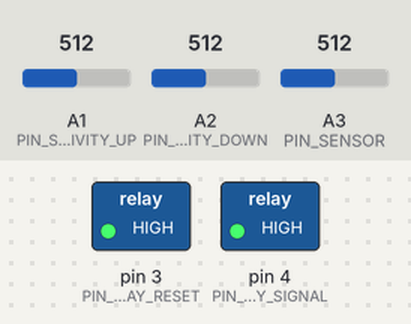
A sketch run on a simulated Arduino Nano, built with avr-gcc and run on an emulated ATmega328P. Shown: switched loads named in the sketch (green lamp = pin HIGH). The test bench sets the inputs (shaded band); at power-on: A1 (PIN_SENSITIVITY_UP) = 512, A2 (PIN_SENSITIVITY_DOWN) = 512, A3 (PIN_SENSOR) = 512.

Above: at 11.0 s.
At 24.85 s:
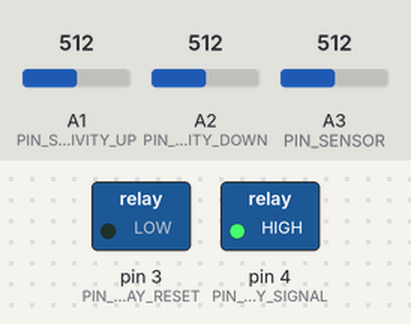
At 36.7 s:
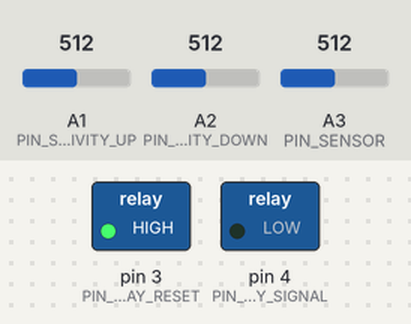
Timing chart, 0 to 40.0 s (numbered marks = the images above):
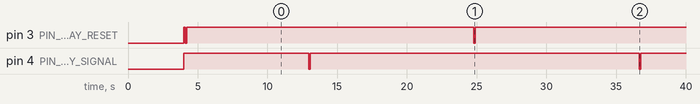

The sketch:

SolarSwitch.ino
```cpp
#include <LowPower.h>

#define PIN_SENSITIVITY_UP A1
#define PIN_SENSITIVITY_DOWN A2
#define PIN_SENSOR A3

#define PIN_RELAY_SIGNAL 4
#define PIN_RELAY_RESET 3

#define AVERAGE_TIMES 5
#define AVERAGE_DELAY 250

//#define DEBUG

bool isUp = false;

void setup() {
#ifdef DEBUG
	Serial.begin(115200);
	Serial.println("Initializing...!");
#endif
	delay(4000);

	pinMode(PIN_RELAY_SIGNAL, OUTPUT);
	digitalWrite(PIN_RELAY_SIGNAL, 1);
	pinMode(PIN_RELAY_RESET, OUTPUT);
	digitalWrite(PIN_RELAY_RESET, 1);

	delay(100);
	digitalWrite(PIN_RELAY_RESET, 0);
	delay(100);
	digitalWrite(PIN_RELAY_RESET, 1);

	delay(5000);

#ifdef DEBUG
	Serial.println("System active.");
#endif
}

void loop() {
	uint16_t sensorValue = getReadingAvg(PIN_SENSOR);
	uint16_t sensitivityDownValue = getReadingAvg(PIN_SENSITIVITY_DOWN);
	uint16_t sensitivityUpValue = getReadingAvg(PIN_SENSITIVITY_UP);

#ifdef DEBUG
	Serial.print("Up sense: ");
	Serial.print(sensitivityUpValue);
	Serial.print(". Down sense: ");
	Serial.print(sensitivityDownValue);
	Serial.print(". Sense: ");
	Serial.println(sensorValue);
#endif

	if (isUp) {
		if (sensorValue <= sensitivityDownValue) {
#ifdef DEBUG
			Serial.println("Relay off");
#endif
			isUp = false;
			digitalWrite(PIN_RELAY_RESET, 0);
			delay(100);
			digitalWrite(PIN_RELAY_RESET, 1);
		}
	}
	else {
		if (sensorValue >= sensitivityUpValue) {
#ifdef DEBUG
			Serial.println("Relay on");
#endif
			isUp = true;
			digitalWrite(PIN_RELAY_SIGNAL, 0);
			delay(100);
			digitalWrite(PIN_RELAY_SIGNAL, 1);
		}
	}

	LowPower.idle(SLEEP_8S, ADC_OFF, TIMER2_OFF, TIMER1_OFF, TIMER0_OFF, SPI_OFF, USART0_OFF, TWI_OFF);
}

int getReadingAvg(uint16_t pin) {
	uint16_t total = 0;
	for (int i = 0; i < AVERAGE_TIMES; i++) {
		total += analogRead(pin);
		delay(AVERAGE_DELAY);
	}
	return total / AVERAGE_TIMES;
}
```

Measured:
- by itself, pin 3 (PIN_RELAY_RESET): goes LOW 0.10 s, HIGH 20.6 s, 4 × (LOW 0.10 s, HIGH 23.6 s), LOW 0.10 s, then HIGH
- by itself, pin 4 (PIN_RELAY_SIGNAL): alternates HIGH for 23.6 s and LOW for 0.10 s
- by itself, everything shown: repeats every 23.7 s, in 4 steps
